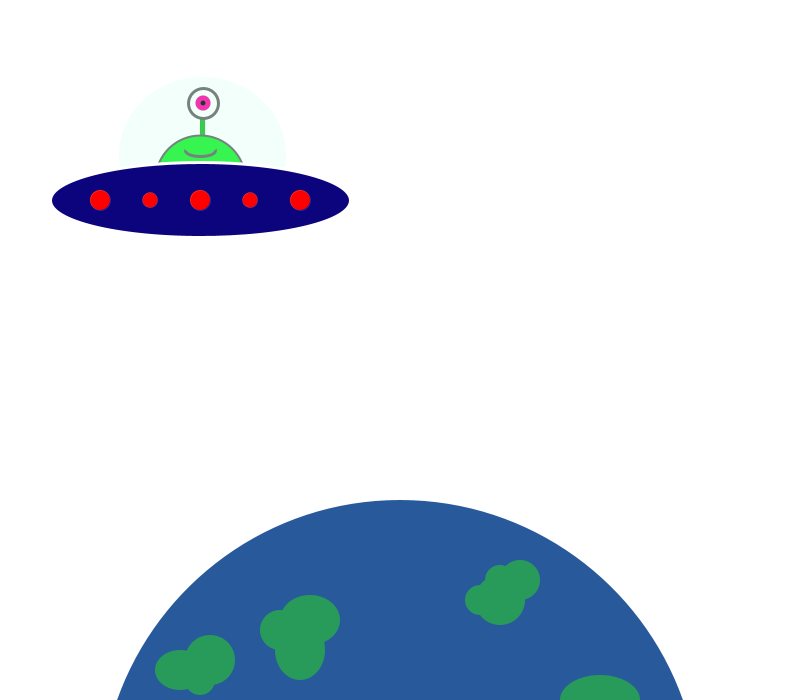
Frame 1 (no input)
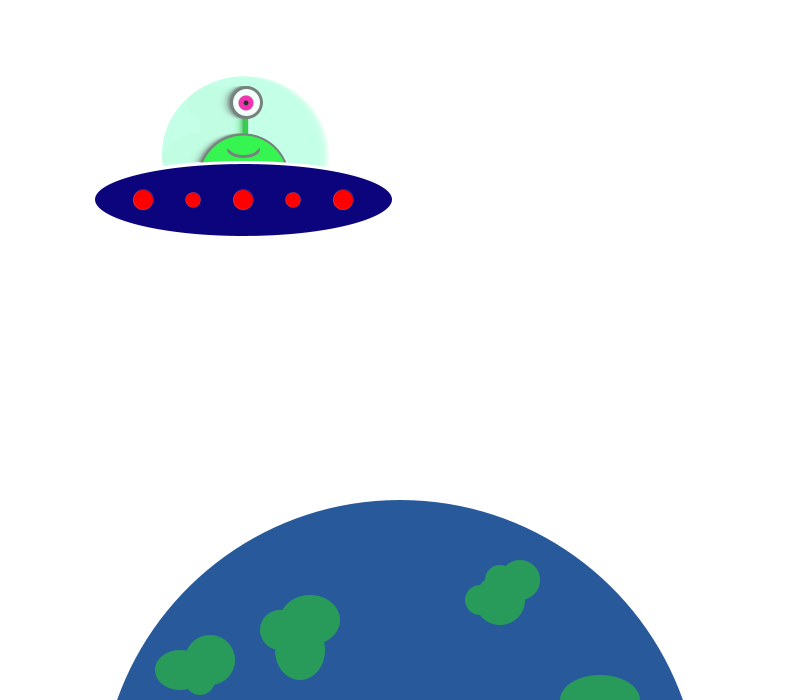
Frame 60 (the mouse pressed at the canvas centre just before this capture)
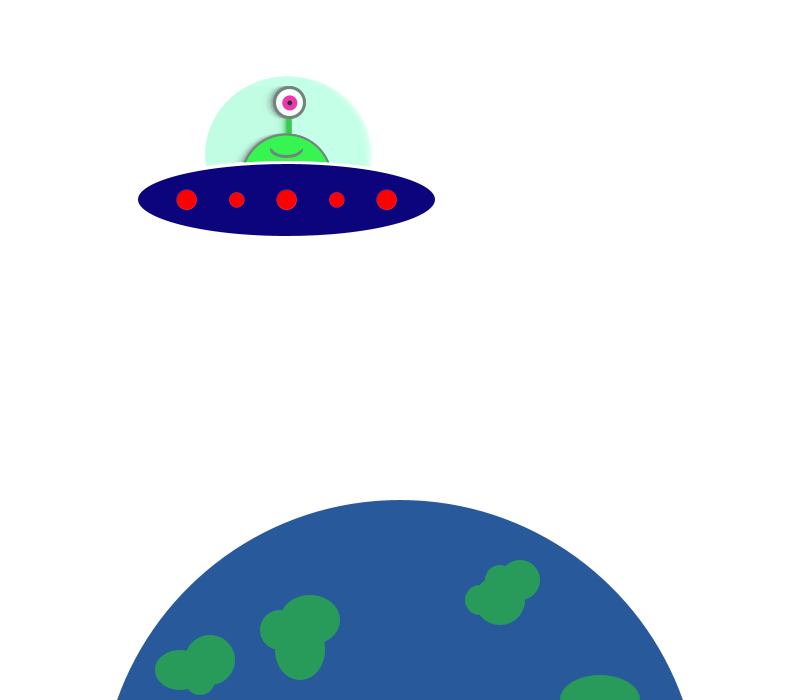
Frame 120 (the mouse held since frame 60 and released just before this capture)

The Processing sketch that drew these frames (run headless with seeded random() and noise(); from frame 60 on, the mouse is pressed at the canvas centre):

// Processing sketch: processing_147498
// ── processing_147498.pde

Alien a;

float redcol;
float bluecol;

void setup(){
  size(800, 700);
  background(255);
  
  a = new Alien();
  
  noStroke();
  fill(40, 90, 155);
  ellipse(width/2, height+100, 600, 600);
  fill(40, 155, 90);
  ellipse(600, 700, 80, 50);//lower right middle
  
  ellipse(300, 650, 50, 60);//top left
  ellipse(310, 620, 60, 50);
  ellipse(280, 630, 40, 40);
  
  ellipse(500, 600, 50, 50);//top right
  ellipse(480, 600, 30, 30);
  ellipse(520, 580, 40, 40);
  ellipse(500, 580, 30, 30);
  
  ellipse(200, 680, 30, 30);//right corner
  ellipse(210, 660, 50, 50);
  ellipse(180, 670, 50, 40);
}

void draw(){
  //background(255);
  a.display();
  a.move();
  
  /*redcol = xpos*4;//changing ball col
  bluecol = ypos*4;*/
  
  PVector loc = a.getLoc();
  if (loc.x > width || loc.y -75 > height) {
     loc.x = -400;
     loc.y = random(100, 200);
    a.setLoc(loc); 
  }
}
class Alien {
  PVector sz;
  PVector loc;
  float speedX;
  float speedY;
  float x;
  float y;
  int w = 150;
  int h = 70;
  float alienRot;
  float alienSpeed;
  float alienSpeed2;

  Alien() {
    init();
  }

  /*Alien(float w, float h) {
    sz = new PVector(w,h);
    init();
  }*/

  Alien(PVector sz) {
    this.sz = sz;
    init();
  }

  void init() {
    loc = new PVector();
    speedX = (float) random(.6, .8);
    speedY = (float) random(-.2, .2);
    alienSpeed2 = speedY;
    alienSpeed = speedX;
  }

  void move() {
    loc.x += speedX;
    loc.y += speedY;
    speedY *= 6*loc.y;
  }

  void display() {

    smooth();

    //eyestick
    stroke(100);
    strokeWeight(0);
    fill(21,191,39);
    rect(loc.x+200,loc.y+99,5,100);
    //white of eye
    strokeWeight(3);
    fill(255);
    ellipse(loc.x+203,loc.y+103,30,30);
    //pink of eye
    strokeWeight(0);
    fill(255,3,163);
    ellipse(loc.x+203,loc.y+103,15,15);
    //pupil of eye
    fill(0);
    ellipse(loc.x+203,loc.y+103,5,5);


    //body of alien
    strokeWeight(2);
    fill(20,242,43);
    ellipse(loc.x+200,loc.y+180,90,90);
    //smile
    strokeWeight(3);
    fill(20,242,43);
    ellipse(loc.x+200, loc.y+150, 30, 13);

    stroke(20,242,43);
    fill(20,242,43);
    ellipse(loc.x+200, loc.y+145, 33, 13);
    
    //UFO  glassbubble
    stroke(255);
    strokeWeight(3);
    fill(196,255,231,50);
    ellipse(loc.x+202,loc.y+155,170,160);
    //UFO
    strokeWeight(3);
    fill(11,4,124);
    ellipse(loc.x+200,loc.y+200,300,75);
    
    //red light
    strokeWeight(0);
    fill(255,0,0);
    ellipse(loc.x+100,loc.y+200,20,20);
    //red light
    strokeWeight(0);
    fill(255,0,0);
    ellipse(loc.x+150,loc.y+200,15,15);
    //red light
    strokeWeight(0);
    fill(255,0,0);
    ellipse(loc.x+200,loc.y+200,20,20);
    //red light
    strokeWeight(0);
    fill(255,0,0);
    ellipse(loc.x+250,loc.y+200,15,15);
    //red light
    strokeWeight(0);
    fill(255,0,0);
    ellipse(loc.x+300,loc.y+200,20,20);
    
    translate(x, y);
    rotate(radians(alienRot));
  }

  void setSz(PVector sz) {
    //this.speedX = speedX;
  }

  PVector getSz() {
    return sz;
  }

  float getSpeedX() {
    return speedX;
  }

  PVector getLoc() {
    return loc;
  }

  void setLoc(PVector inLoc) {
    loc = inLoc;
  }

}
